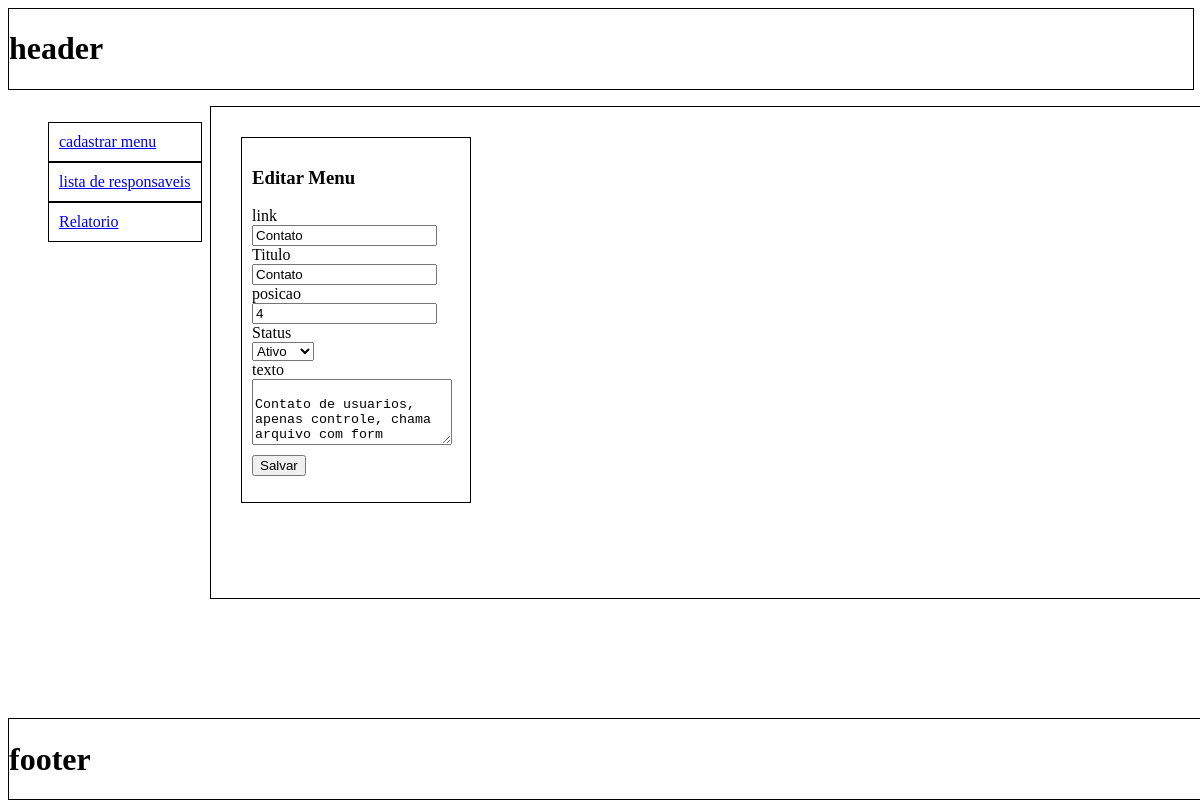
The page /admin/html/layout.php?page=edit_menu&id=4 on the database its author committed.
### tables this page shows
CREATE TABLE `Pagina` (
  `Id` int(11) NOT NULL AUTO_INCREMENT,
  `Link` varchar(30) NOT NULL,
  `Titulo` varchar(50) NOT NULL,
  `Corpo` varchar(500) NOT NULL,
  `Ativo` bit(1) NOT NULL DEFAULT b'1',
  `DataHoraUpdate` datetime NOT NULL,
  `Posicao` int(11) NOT NULL,
  PRIMARY KEY (`Id`),
  UNIQUE KEY `Link_UNIQUE` (`Link`)
);

### admin/libs/conexao/db.php (called while the page is built)
<?php
function ConexaoBD($host, $user, $pass, $banco, $sql)
{
	if (strlen($host) == 0 || $host == "*" || !is_string($host)) {
		die("Por favor informar o host");
	}
	elseif (strlen($user) == 0 || $user == "*" || !is_string($user)) {
		die("Por favor informar o usuario");
	}
	elseif (strlen($pass) == 0 || $pass == "*" || !is_string($pass)) {
		die("Por favor informar o password");
	}
	elseif (strlen($banco) == 0 || $banco == "*" || !is_string($banco)) {
		die("Por favor informar o banco de dados");
	}
	elseif (strlen($sql) == 0 || $sql == "*" || !is_string($sql)) {
		die("Por favor informar a sql");
	}
	else{
		$conexao = mysqli_connect($host, $user, $pass, $banco) or die(mysqli_error());
		if (!$resultado = mysqli_query($conexao, $sql)) {
			printf("<br>MYSQL Errormessage: %s\n", mysqli_error($conexao));
		}
		return $resultado;
	}
}

### admin/libs/crud/editMenu.php (called while the page is built, shortened)
<?php
require_once('/var/www/12HD/admin/libs/conexao/db.php');
function EditaMenu($id)
{
	$sql = "SELECT * FROM Pagina WHERE Id='$id'";
	$funcao = ConexaoBD("localhost", "root", "123456", "MelhorIdadeSA", $sql);
	if (mysqli_num_rows($funcao) > 0) {
		return $funcao;
	} else {
	    echo "0 Resultado";
	}
}

### admin/html/pages/edit_menu.php (the view, shortened to what this page needs)
<?php
require $_SERVER["DOCUMENT_ROOT"]."/12HD/admin/libs/crud/editMenu.php";
$id = $_GET['id'];
$row = EditaMenu($id);
?>
<div class="content">
	<div class="new">
		<h3>Editar Menu</h3>
		<form id="form-menu" action="../libs/validacao/editMenu.php?id=<?php echo $id;?>" method="post">
			<?php foreach($row as $valor):?>
			<span>link</span><br>
			<input type="text" name="link" value="<?php echo $valor['Link'];?>"><br>
			<span>Titulo</span><br>
			<input type="text" name="titulo" value="<?php echo $valor['Titulo'];?>"><br>
			<span>posicao</span><br>
			<input type="number" name="posicao" value="<?php echo $valor['Posicao'];?>"><br>
			<span>Status</span><br>
			<?php
				if ($valor['Ativo'] == 1) {
					$selecaoAtivo = "selected='selected'";
				}
				else{
					$selecaoInativo = "selected='selected'";
					$selecaoAtivo = "";
				}
			?>
			<select name="ativo">
				<option value="1" <?php echo $selecaoAtivo;?>>Ativo</option>
			</select>
			<br>
			<span>texto</span><br>
			<textarea rows="4" cols="50" name="corpo">
				<?php echo $valor['Corpo'];?>
			</textarea>
			<?php endforeach;?>
			<input type="submit" name="salvar" value="Salvar"><br>
		</form>
	</div>
</div>

### admin/html/css/admin.css (style rules this page uses)
.content { width: 80%; border: 1px solid; left: 202px; position: relative; margin-top: 16px; height: 55%; padding: 30px; }
.new { width: 208px; position: absolute; padding: 10px; border: 1px solid; }
input[type="submit"] { margin-top: 10px; }
textarea { width: 200px; }

### rows shown on the page
pagina: link "Contato", titulo "Contato", posicao "4", corpo "Contato de usuarios, apenas controle, chama arquivo com form"
